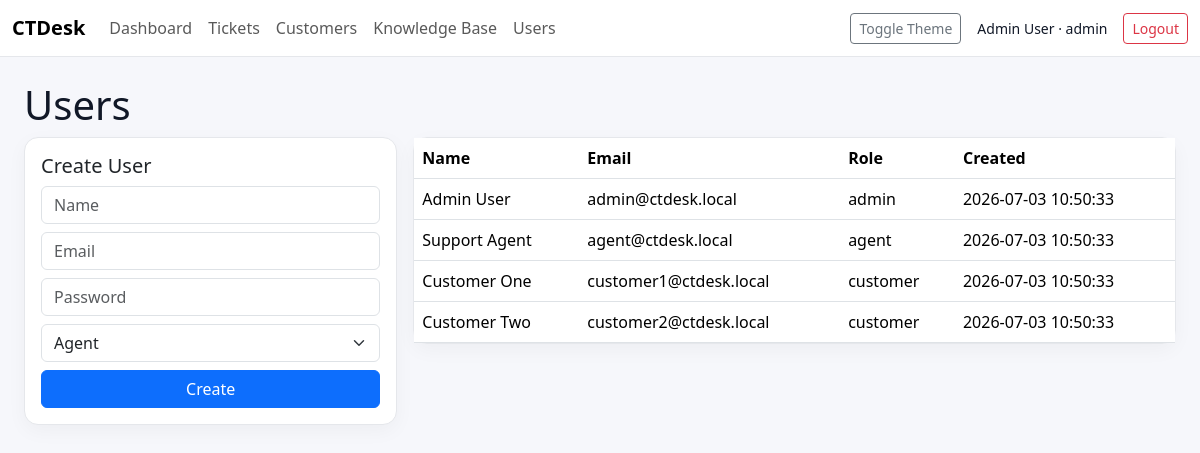
The app's page /users (signed in) with its own data.
### tables this page shows
CREATE TABLE users (
        id INTEGER PRIMARY KEY AUTOINCREMENT,
        name TEXT NOT NULL,
        email TEXT NOT NULL UNIQUE,
        password_hash TEXT NOT NULL,
        role TEXT NOT NULL CHECK(role IN ('admin', 'agent', 'customer')),
        created_at TEXT NOT NULL
    );

### routes/management.py (the view, shortened to what this page needs)
@app.route("/users", methods=["GET", "POST"])
@login_required
@admin_required
def users():
    conn = db()
    rows = conn.execute("SELECT id, name, email, role, created_at FROM users ORDER BY created_at DESC").fetchall()
    conn.close()
    return render_template("users.html", users=rows)

### app.py (called while the page is built)
@app.context_processor
def inject_user():
    return {"current_user": session}

### helpers.py (called while the page is built)
def db():
    conn = sqlite3.connect(DB_NAME)
    conn.row_factory = sqlite3.Row
    return conn

def login_required(fn):
    @wraps(fn)
    def wrapper(*args, **kwargs):
        if "user_id" not in session:
            return redirect(url_for("login"))
        return fn(*args, **kwargs)
    return wrapper

def admin_required(fn):
    @wraps(fn)
    def wrapper(*args, **kwargs):
        if session.get("role") != "admin":
            flash("Admin access required.", "danger")
            return redirect(url_for("dashboard"))
        return fn(*args, **kwargs)
    return wrapper

### templates/users.html (shortened to what this page needs)
{% extends "base.html" %}
{% block content %}
<h1>Users</h1>
<div class="row g-3">
    <div class="col-md-4">
        <form method="post" class="card p-3">
            <h5>Create User</h5>
            <input class="form-control mb-2" name="name" placeholder="Name" required>
            <input class="form-control mb-2" name="email" placeholder="Email" required>
            <input class="form-control mb-2" name="password" placeholder="Password" required>
            <select class="form-select mb-2" name="role">
                <option value="agent">Agent</option>
            </select>
            <button class="btn btn-primary">Create</button>
        </form>
    </div>
    <div class="col-md-8">
        <div class="card">
        <table class="table mb-0">
            <tr><th>Name</th><th>Email</th><th>Role</th><th>Created</th></tr>
            {% for u in users %}
            <tr><td>{{ u.name }}</td><td>{{ u.email }}</td><td>{{ u.role }}</td><td>{{ u.created_at }}</td></tr>
            {% endfor %}
        </table>
        </div>
    </div>
</div>
{% endblock %}

### templates/base.html (shortened to what this page needs)
<!doctype html>
<html lang="en" data-theme="light">
<head>
    <link href="https://cdn.jsdelivr.net/npm/bootstrap@5.3.3/dist/css/bootstrap.min.css" rel="stylesheet">
    <link href="{{ url_for('static', filename='style.css') }}" rel="stylesheet">
</head>
<body>
<nav class="navbar navbar-expand-lg border-bottom">
    <div class="container-fluid">
        <a class="navbar-brand fw-bold" href="{{ url_for('dashboard') }}">CTDesk</a>
        {% if current_user.get('user_id') %}
        <div class="navbar-nav">
            <a class="nav-link" href="{{ url_for('dashboard') }}">Dashboard</a>
            <a class="nav-link" href="{{ url_for('tickets') }}">Tickets</a>
            {% if current_user.get('role') in ['admin', 'agent'] %}
            <a class="nav-link" href="{{ url_for('customers') }}">Customers</a>
            <a class="nav-link" href="{{ url_for('knowledge_base') }}">Knowledge Base</a>
            {% endif %}
            {% if current_user.get('role') == 'admin' %}
            <a class="nav-link" href="{{ url_for('users') }}">Users</a>
            {% endif %}
        </div>
        <div class="ms-auto d-flex align-items-center gap-3">
            <button class="btn btn-sm btn-outline-secondary" onclick="toggleTheme()">Toggle Theme</button>
            <span class="small">{{ current_user.get('name') }} · {{ current_user.get('role') }}</span>
            <a class="btn btn-sm btn-outline-danger" href="{{ url_for('logout') }}">Logout</a>
        </div>
        {% endif %}
    </div>
</nav>
<main class="container-fluid p-4">
    {% block content %}{% endblock %}
</main>
</body>
</html>

### static/style.css (style rules this page uses)
:root { --bg: #f6f7fb; --card: #ffffff; --text: #111827; --muted: #6b7280; --border: #e5e7eb; }
body { background: var(--bg); color: var(--text); }
.navbar, .card, .login-card, .stat-card { background: var(--card); border-color: var(--border) !important; }
.card, .login-card, .stat-card { border: 1px solid var(--border); border-radius: 14px; box-shadow: 0 6px 20px rgba(0,0,0,0.04); }
.table { color: var(--text); }
a { text-decoration: none; }

### records on screen
users: get "Admin User", get "admin", name "Admin User", email "admin@ctdesk.local", role "admin", created_at "2026-07-03 10:50:33"
users: name "Support Agent", email "agent@ctdesk.local", role "agent", created_at "2026-07-03 10:50:33"
users: name "Customer One", email "customer1@ctdesk.local", role "customer", created_at "2026-07-03 10:50:33"
users: name "Customer Two", email "customer2@ctdesk.local", role "customer", created_at "2026-07-03 10:50:33"
